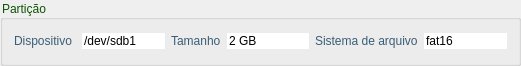
<?xml version="1.0" encoding="UTF-8"?>
<ui version="4.0">
 <class>partGroupBox</class>
 <widget class="QGroupBox" name="partGroupBox">
  <property name="geometry">
   <rect>
    <x>0</x>
    <y>0</y>
    <width>521</width>
    <height>66</height>
   </rect>
  </property>
  <property name="windowTitle">
   <string>GroupBox</string>
  </property>
  <property name="styleSheet">
   <string>color: rgb(15, 82, 2);</string>
  </property>
  <property name="title">
   <string>Partição</string>
  </property>
  <layout class="QVBoxLayout" name="verticalLayout">
   <item>
    <layout class="QHBoxLayout" name="horizontalLayout">
     <item>
      <widget class="QLabel" name="deviceFileLabel">
       <property name="styleSheet">
        <string>color: rgb(57, 93, 118);</string>
       </property>
       <property name="text">
        <string>Dispositivo </string>
       </property>
      </widget>
     </item>
     <item>
      <widget class="QLineEdit" name="deviceFileLineEdit">
       <property name="styleSheet">
        <string>color: rgb(0, 0, 0);
background-image: url(:/ldc_white_bckg/ldc_white_bckg.png);</string>
       </property>
       <property name="text">
        <string>/dev/sdb1</string>
       </property>
       <property name="frame">
        <bool>false</bool>
       </property>
       <property name="cursorPosition">
        <number>0</number>
       </property>
       <property name="readOnly">
        <bool>true</bool>
       </property>
      </widget>
     </item>
     <item>
      <widget class="QLabel" name="sizeFileLabel">
       <property name="styleSheet">
        <string>color: rgb(57, 93, 118);</string>
       </property>
       <property name="text">
        <string>Tamanho</string>
       </property>
      </widget>
     </item>
     <item>
      <widget class="QLineEdit" name="sizeLineEdit">
       <property name="styleSheet">
        <string>color: rgb(0, 0, 0);
background-image: url(:/ldc_white_bckg/ldc_white_bckg.png);</string>
       </property>
       <property name="text">
        <string>2 GB</string>
       </property>
       <property name="frame">
        <bool>false</bool>
       </property>
       <property name="cursorPosition">
        <number>0</number>
       </property>
       <property name="readOnly">
        <bool>true</bool>
       </property>
      </widget>
     </item>
     <item>
      <widget class="QLabel" name="fileSystemLabel">
       <property name="styleSheet">
        <string>color: rgb(57, 93, 118);</string>
       </property>
       <property name="text">
        <string>Sistema de arquivo</string>
       </property>
      </widget>
     </item>
     <item>
      <widget class="QLineEdit" name="fileSytemLineEdit">
       <property name="styleSheet">
        <string>color: rgb(0, 0, 0);
background-image: url(:/ldc_white_bckg/ldc_white_bckg.png);</string>
       </property>
       <property name="text">
        <string>fat16</string>
       </property>
       <property name="frame">
        <bool>false</bool>
       </property>
       <property name="cursorPosition">
        <number>0</number>
       </property>
       <property name="readOnly">
        <bool>true</bool>
       </property>
      </widget>
     </item>
    </layout>
   </item>
  </layout>
 </widget>
 <resources>
  <include location="../../gui/resources/ldc_resources.qrc"/>
 </resources>
 <connections/>
</ui>
